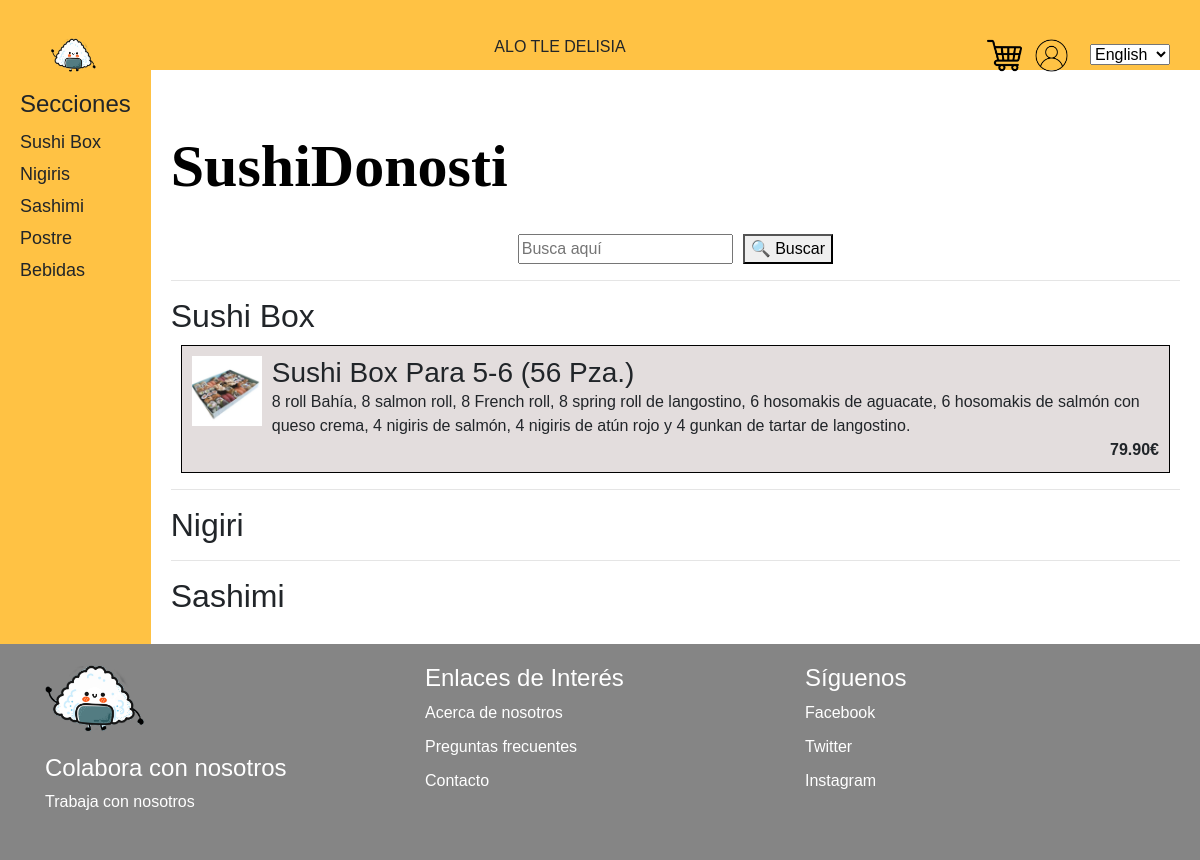
The page /SushiDonosti on the database as committed earlier.
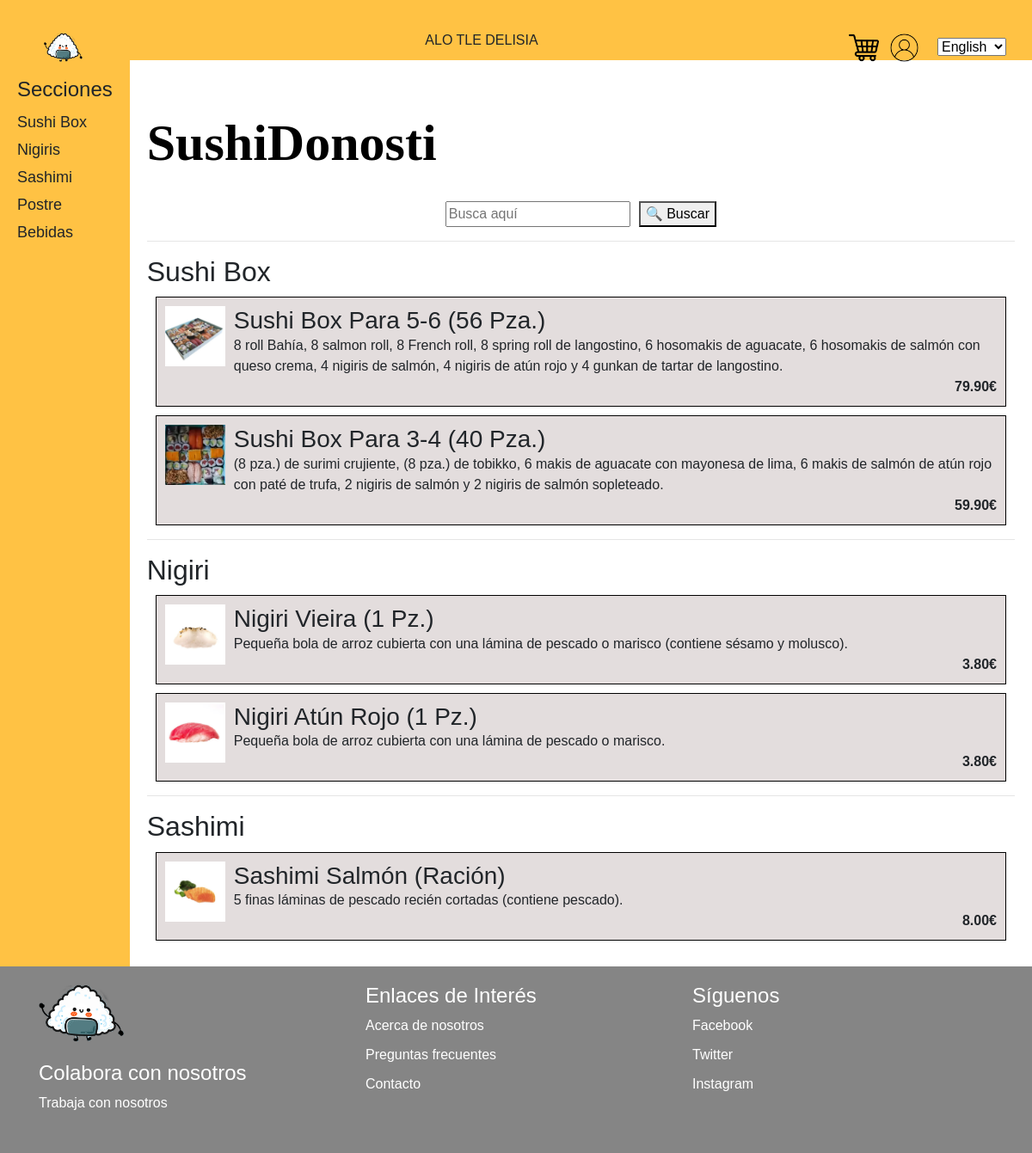
The same page on the database as committed later.
### myapp/models.py (models this page shows)
class Producto(models.Model):
    idProducto = models.AutoField(primary_key=True)
    nombre = models.CharField(max_length=255)
    descripcionProducto = models.TextField()
    precio = models.DecimalField(max_digits=10, decimal_places=2)
    idTipoProducto = models.ForeignKey(TipoProducto, on_delete=models.CASCADE)
    idRestaurante = models.ForeignKey('Restaurante', on_delete=models.CASCADE)

### myapp/views.py (the view)
# urls.py: path('SushiDonosti', sushi_box, name='SushiDonosti'),
def sushi_box(request):
    productosTipo1 = Producto.objects.filter(idRestaurante=1, idTipoProducto=1)
    productosTipo2 = Producto.objects.filter(idRestaurante=1, idTipoProducto=2)
    productosTipo3 = Producto.objects.filter(idRestaurante=1, idTipoProducto=3)
    context = {
        'productosTipo1': productosTipo1,
        'productosTipo2': productosTipo2,
        'productosTipo3': productosTipo3
    }
    return render(request, 'myapp/sushiDonosti.html', context)

### myapp/templates/myapp/sushiDonosti.html
{% extends 'base.html' %}
{% block content %}
    {% load static %}
    <link rel="stylesheet" href="{% static 'css/stylePrincipal.css' %}">
    <link rel="stylesheet" href="{% static 'css/sushiDonosti.css' %}">
    <div class="wrapper">
        <aside class="sidebar">
            <h2>Secciones</h2>
            <ul>
                <li>Sushi Box</li>
                <li>Nigiris</li>
                <li>Sashimi</li>
                <li>Postre</li>
                <li>Bebidas</li>
            </ul>
        </aside>
        <div class="main">
            <div class="primerBloque">
                <h1>SushiDonosti</h1>
                <br>
                <div class="buscador">
                    <input type="text" class="buscar" placeholder="Busca aquí">
                    <button class="search-button">&#128269; Buscar</button>
                </div>
            </div>
            <hr>
            <div class="productos">
                <h2>Sushi Box</h2>
                {% for producto in productosTipo1 %}
                    <div class="sushiBox">
                        <img src="{% static 'imagenes/' %}{{ producto.nombre|lower }}.png" alt="{{ producto.nombre }}" style="width: 70px; height: 70px;">
                        <div class="contenido-producto">
                            <h3>{{ producto.nombre }}</h3>
                            <p>{{ producto.descripcionProducto }}</p>
                            <p class="precio"><strong>{{ producto.precio }}€</strong></p>
                        </div>
                    </div>
                {% endfor %}
                <hr>
                <h2>Nigiri</h2>
                {% for producto in productosTipo2 %}
                    <div class="sushiBox">
                        <img src="{% static 'imagenes/' %}{{ producto.nombre|lower }}.png" alt="{{ producto.nombre }}" style="width: 70px; height: 70px;">
                        <div class="contenido-producto">
                            <h3>{{ producto.nombre }}</h3>
                            <p>{{ producto.descripcionProducto }}</p>
                            <p class="precio"><strong>{{ producto.precio }}€</strong></p>
                        </div>
                    </div>
                {% endfor %}
                <hr>
                <h2>Sashimi</h2>
                {% for producto in productosTipo3 %}
                    <div class="sushiBox">
                        <img src="{% static 'imagenes/' %}{{ producto.nombre|lower }}.png" alt="{{ producto.nombre }}" style="width: 70px; height: 70px;">
                        <div class="contenido-producto">
                            <h3>{{ producto.nombre }}</h3>
                            <p>{{ producto.descripcionProducto }}</p>
                            <p class="precio"><strong>{{ producto.precio }}€</strong></p>
                        </div>
                    </div>
                {% endfor %}
            </div>
        </div>
    </div>
{% endblock %}

### myapp/templates/myapp/base.html (shortened to what this page needs)
{% load static %}
<!DOCTYPE html>
<html lang="en">
<head>
    <link rel="stylesheet" href="https://stackpath.bootstrapcdn.com/bootstrap/4.3.1/css/bootstrap.min.css">
    <link rel="stylesheet" href="{% static 'css/stylePrincipal.css' %}">
</head>
<body>
    <div class="header-desktop">
        <div class="container">
            <div class="row d-flex align-items-center">
                <div class="col d-flex justify-content-start">
                    <button class="logo-btn-desktop">
                        <img src="{% static 'imagenes/logo.png' %}" alt="LOGO" style="width: 45px; height: 35px;">
                    </button>
                </div>
                <div class="col d-flex justify-content-center">
                    <p>ALO TLE DELISIA</p>
                </div>
                <div class="col d-flex justify-content-end">
                    <button class="carrito-btn-desktop">
                        <img src="{% static 'imagenes/carrito.png' %}" alt="CARRITO" style="width: 35px; height: 35px;">
                    </button>
                    <button class="usuario-btn-desktop">
                        <img src="{% static 'imagenes/perfil.png' %}" alt="USUARIO" style="width: 35px; height: 35px;">
                    </button>
                </div>
                <div class="idioma">
                    <select>
                        <option value="english">English</option>
                    </select>
                </div>
            </div>
        </div>
    </div>
    <main>
        {% block content %}
        {% endblock %}
    </main>
    <footer class="footer">
        <div class="container">
            <div class="row">
                <div class="col-md-4">
                    <div class="footer-content">
                        <img src="{% static 'imagenes/logo.png' %}" alt="Logo" class="footer-logo">
                        <h4>Colabora con nosotros</h4>
                        <ul style="list-style: none; padding: 0;">
                            <li>Trabaja con nosotros</li>
                        </ul>
                    </div>
                </div>
                <div class="col-md-4">
                    <div class="footer-content">
                        <h4>Enlaces de Interés</h4>
                        <ul>
                            <li>Acerca de nosotros</li>
                            <li>Preguntas frecuentes</li>
                            <li>Contacto</li>
                        </ul>
                    </div>
                </div>
                <div class="col-md-4">
                    <div class="footer-content">
                        <h4>Síguenos</h4>
                        <ul>
                            <li>Facebook</li>
                            <li>Twitter</li>
                            <li>Instagram</li>
                        </ul>
                    </div>
                </div>
            </div>
        </div>
    </footer>
</body>
</html>

### myapp/static/css/stylePrincipal.css (style rules this page uses)
body { font-family: Arial; }
.header-desktop { background-color: #ffc244; padding: 35px 0; height: 60px; }
.logo-btn-desktop { background: none; border: none; color: white; font-size: 14px; cursor: pointer; }
.carrito-btn-desktop { background: none; border: none; color: white; font-size: 14px; cursor: pointer; }
.usuario-btn-desktop { background: none; border: none; color: white; font-size: 14px; cursor: pointer; }
h1 { color: black; font-family: serif; font-size: 60px; font-weight: 600; margin-top: 40px; }
.footer { background-color: black; }
.footer h4 { color: white; }
.footer ul { list-style: none; padding: 0; }
.footer li { margin-bottom: 10px; }
.footer-logo { width: 100px; height: auto; margin-bottom: 20px; }
.footer { background-color: #858585; color: white; padding: 20px 0; }
.footer-content { display: flex; flex-direction: column; }

### myapp/static/css/sushiDonosti.css (style rules this page uses)
.sushiBox { border: 1px solid #000000; padding: 10px; margin: 10px; display: flex; background-color: #e3dddd; }
.sushiBox img { width: 100px; height: 100px; margin-right: 10px; }
.contenido-producto { flex-grow: 1; }
.contenido-producto h3, .contenido-producto p { margin: 0; }
.precio { font-weight: bold; text-align: right; }
.buscador { display: flex; align-items: center; justify-content: center; text-align: center; }
.buscar { margin-right: 10px; }
aside h2 { font-size: 24px; margin-bottom: 10px; }
aside ul { list-style: none; padding: 0; }
aside li { font-size: 18px; margin-bottom: 5px; }
.wrapper { display: flex; }
.main { flex-grow: 1; padding: 20px; }
aside { width: 200px; background-color: #ffc244; padding: 20px; }

Rows that differ between the two databases and show on the page:
added Producto: shows a picture, nombre "Sushi Box Para 3-4 (40 Pza.)", descripcionProducto "(8 pza.) de surimi crujiente, (8 pza.) de tobikko, 6 makis de aguacate con mayonesa de lima, 6 makis de salmón de atún rojo con paté de trufa, 2 nigiris de salmón y 2 nigiris de salmón sopleteado.", precio "59.90", shown under "Sushi Box"
added Producto: shows a picture, nombre "Nigiri Vieira (1 Pz.)", descripcionProducto "Pequeña bola de arroz cubierta con una lámina de pescado o marisco (contiene sésamo y molusco).", precio "3.80", shown under "Nigiri"
added Producto: shows a picture, nombre "Nigiri Atún Rojo (1 Pz.)", descripcionProducto "Pequeña bola de arroz cubierta con una lámina de pescado o marisco.", precio "3.80", shown under "Nigiri"
added Producto: nombre "Sashimi Salmón (Ración)", descripcionProducto "5 finas láminas de pescado recién cortadas (contiene pescado).", precio "8.00", shown under "Sashimi"
